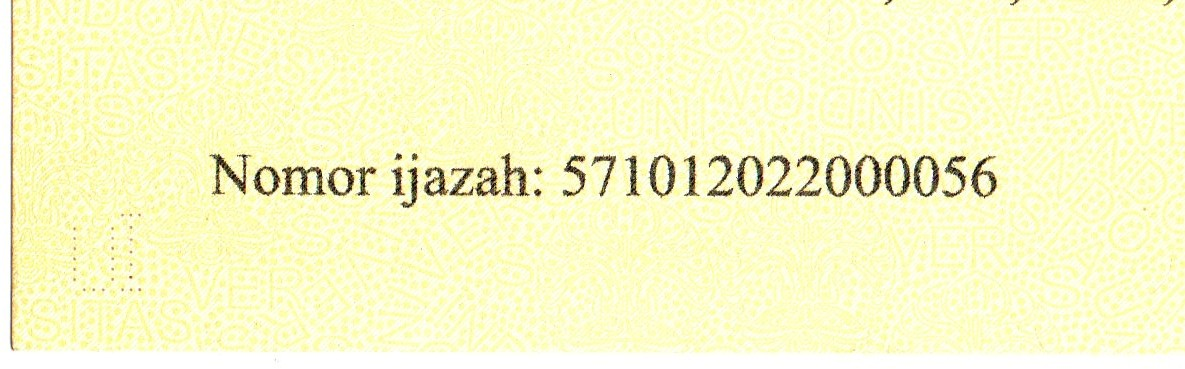
#> input picture tugas 5/gambarijazah/01_HighQuality_Enhanced (1).jpg, 1185 x 369 px
$ python filtering.py
#> lines starting #> are read from the running program, lines starting #| are printed output that depends on the picture
import cv2
import os
import numpy as np
import matplotlib.pyplot as plt

# ==========================================
# NAMA FILE GAMBAR
# ==========================================

daftar_gambar = [
    "01_HighQuality_Enhanced (1).jpg",
    "02_LowContrast (1).jpg",
    "03_Blurred (1).jpg",
    "04_HighNoise (1).jpg",
    "05_LowResolution_Upsampled (1).jpg",
    "06_Faded_Underexposed (1).jpg",
    "07_ColorShift_WarmTint (1).jpg",
    "08_JPEGCompression_Artifacts (1).jpg",
    "09_CombinedDegradation (1).jpg"
]

# ==========================================
# MEMBUAT FOLDER HASIL
# ==========================================

os.makedirs("hasil/grayscale", exist_ok=True)
os.makedirs("hasil/mean", exist_ok=True)
os.makedirs("hasil/median", exist_ok=True)
os.makedirs("hasil/gaussian", exist_ok=True)
os.makedirs("hasil/sharpening", exist_ok=True)
os.makedirs("hasil/perbandingan", exist_ok=True)


# ==========================================
# PROSES SEMUA GAMBAR
# ==========================================

for nama_file in daftar_gambar:

    # Lokasi gambar
    path = os.path.join("gambarijazah", nama_file)

    # Membaca gambar
    citra = cv2.imread(path)
#> citra is the input picture: shape (369, 1185, 3); mean B, G, R 200.2, 248.5, 248.7

    # Mengecek gambar
    if citra is None:
        print(f"Gambar tidak ditemukan: {nama_file}")
        continue

    # ==========================================
    # 1. GRAYSCALE
    # ==========================================

    grayscale = cv2.cvtColor(
        citra,
        cv2.COLOR_BGR2GRAY
    )
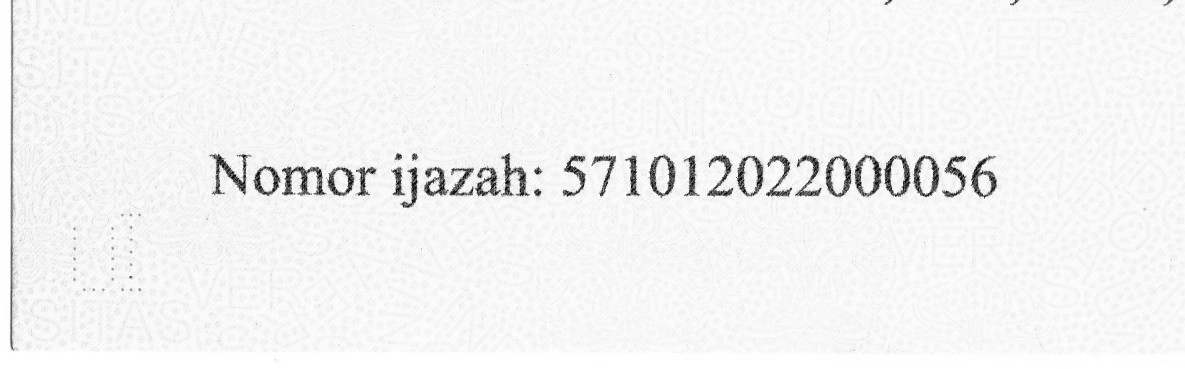
#> grayscale: shape (369, 1185); min 1, max 255, mean 243

    # ==========================================
    # 2. MEAN FILTER
    # ==========================================

    mean = cv2.blur(
        grayscale,
        (5, 5)
    )

    # ==========================================
    # 3. MEDIAN FILTER
    # ==========================================

    median = cv2.medianBlur(
        grayscale,
        5
    )

    # ==========================================
    # 4. GAUSSIAN FILTER
    # ==========================================

    gaussian = cv2.GaussianBlur(
        grayscale,
        (5, 5),
        0
    )

    # ==========================================
    # 5. SHARPENING
    # ==========================================

    kernel = np.array([
        [0, -1, 0],
        [-1, 5, -1],
        [0, -1, 0]
    ])

    sharpening = cv2.filter2D(
        grayscale,
        -1,
        kernel
    )

    # ==========================================
    # NAMA FILE
    # ==========================================

    nama = os.path.splitext(nama_file)[0]

    # ==========================================
    # MENYIMPAN HASIL
    # ==========================================

    cv2.imwrite(
        f"hasil/grayscale/grayscale_{nama}.jpg",
        grayscale
    )

    cv2.imwrite(
        f"hasil/mean/mean_{nama}.jpg",
        mean
    )

    cv2.imwrite(
        f"hasil/median/median_{nama}.jpg",
        median
    )

    cv2.imwrite(
        f"hasil/gaussian/gaussian_{nama}.jpg",
        gaussian
    )

    cv2.imwrite(
        f"hasil/sharpening/sharpening_{nama}.jpg",
        sharpening
    )

    # ==========================================
    # MENAMPILKAN PERBANDINGAN
    # ==========================================

    plt.figure(figsize=(12, 8))

    # Original
    plt.subplot(2, 3, 1)
    plt.imshow(
        cv2.cvtColor(citra, cv2.COLOR_BGR2RGB)
    )
    plt.title("Original")
    plt.axis("off")

    # Grayscale
    plt.subplot(2, 3, 2)
    plt.imshow(
        grayscale,
        cmap="gray"
    )
    plt.title("Grayscale")
    plt.axis("off")

    # Mean
    plt.subplot(2, 3, 3)
    plt.imshow(
        mean,
        cmap="gray"
    )
    plt.title("Mean Filter")
    plt.axis("off")

    # Median
    plt.subplot(2, 3, 4)
    plt.imshow(
        median,
        cmap="gray"
    )
    plt.title("Median Filter")
    plt.axis("off")

    # Gaussian
    plt.subplot(2, 3, 5)
    plt.imshow(
        gaussian,
        cmap="gray"
    )
    plt.title("Gaussian Filter")
    plt.axis("off")

    # Sharpening
    plt.subplot(2, 3, 6)
    plt.imshow(
        sharpening,
        cmap="gray"
    )
    plt.title("Sharpening")
    plt.axis("off")

    plt.suptitle(
        f"Perbandingan Filtering - {nama}"
    )

    plt.tight_layout()

    # Menyimpan perbandingan
    plt.savefig(
        f"hasil/perbandingan/perbandingan_{nama}.jpg"
    )
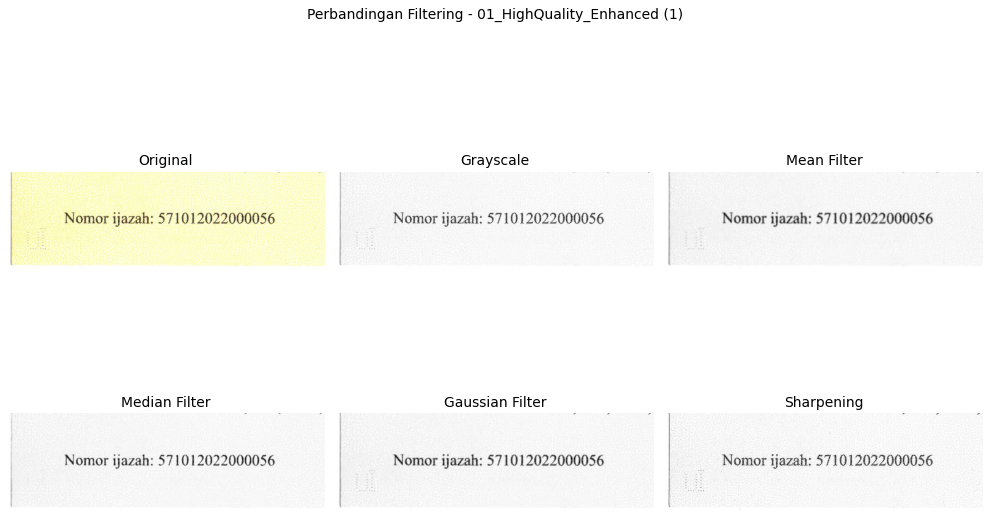
#> figure drawn by matplotlib, 6 panels

    # Menampilkan
    plt.show()

    plt.close()

    print(f"Berhasil: {nama_file}")
#> pass 2 of the loop `for nama_file in daftar_gambar:`:
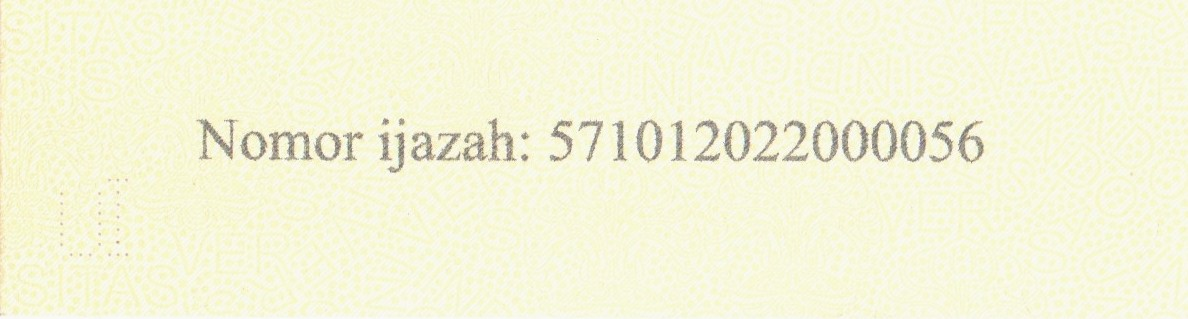
#> input picture tugas 5/gambarijazah/02_LowContrast (1).jpg, 1188 x 319 px
#> citra is the input picture: shape (319, 1188, 3); mean B, G, R 217.7, 245.1, 245.6
#> `grayscale = cv2.cvtColor( citra, cv2.COLOR_BGR2GRAY )`:
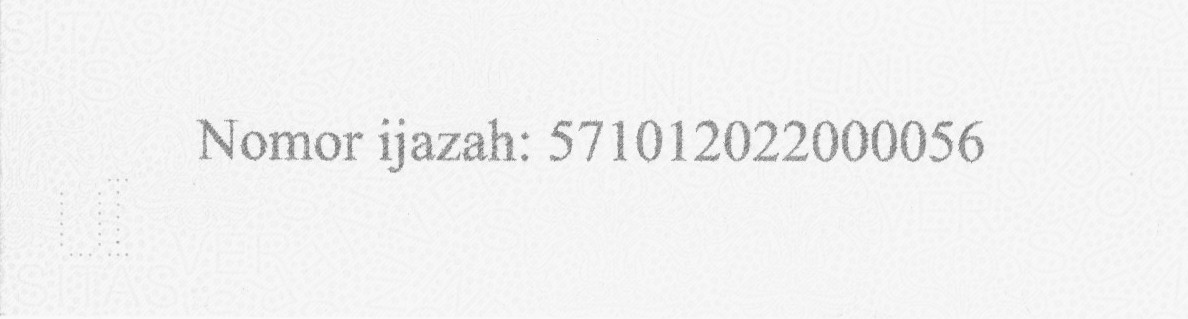
#> grayscale: shape (319, 1188); min 105, max 255, mean 242.1
#> mean: shape (319, 1188)
#> median: shape (319, 1188)
#> gaussian: shape (319, 1188)
#> sharpening: shape (319, 1188)
#> `plt.savefig( f"hasil/perbandingan/perbandingan_{nama}.jpg" )`:
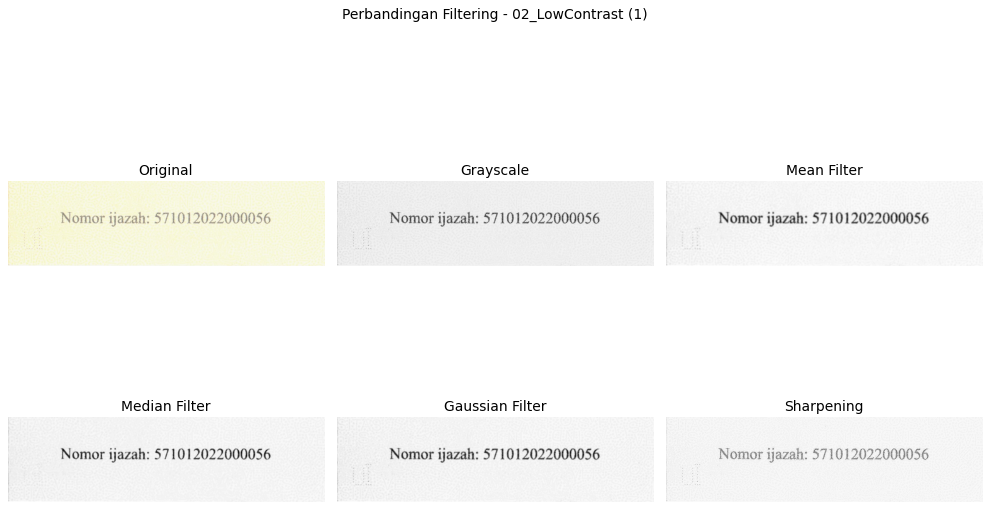
#> figure drawn by matplotlib, 6 panels
#> pass 3 of the loop `for nama_file in daftar_gambar:`:
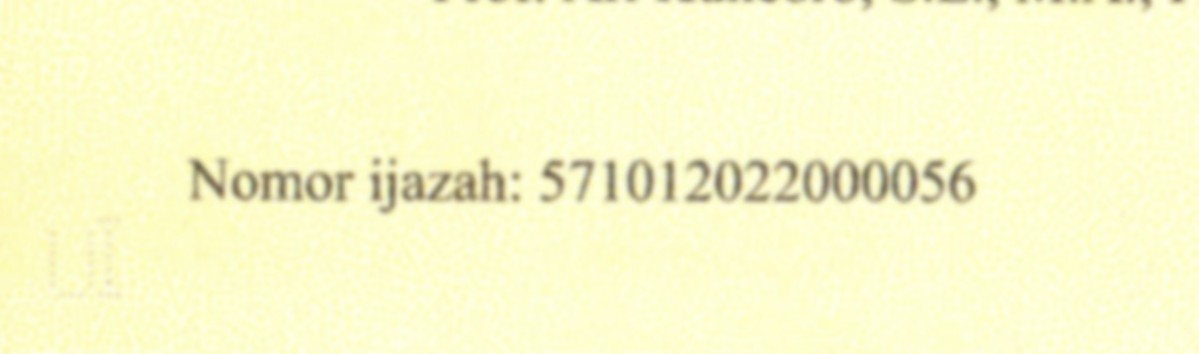
#> input picture tugas 5/gambarijazah/03_Blurred (1).jpg, 1199 x 354 px
#> citra is the input picture: shape (354, 1199, 3); mean B, G, R 203.9, 249.2, 249.8
#> `grayscale = cv2.cvtColor( citra, cv2.COLOR_BGR2GRAY )`:
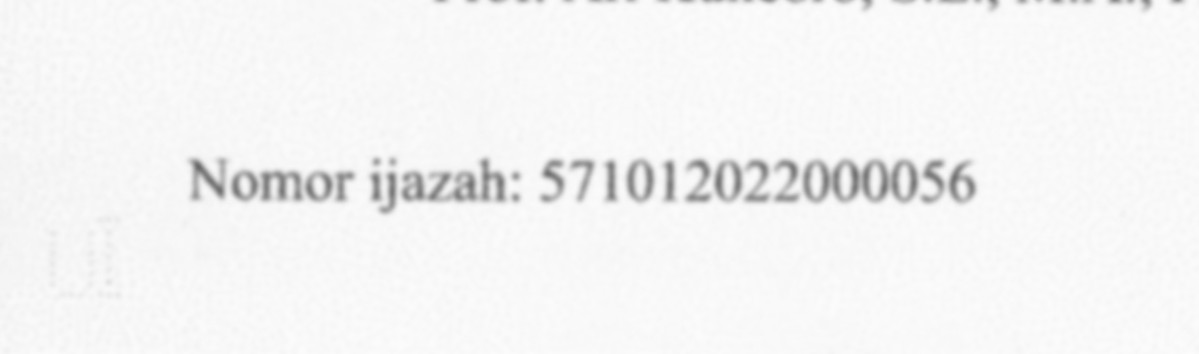
#> grayscale: shape (354, 1199); min 103, max 252, mean 244.2
#> mean: shape (354, 1199)
#> median: shape (354, 1199)
#> gaussian: shape (354, 1199)
#> sharpening: shape (354, 1199)
#> `plt.savefig( f"hasil/perbandingan/perbandingan_{nama}.jpg" )`:
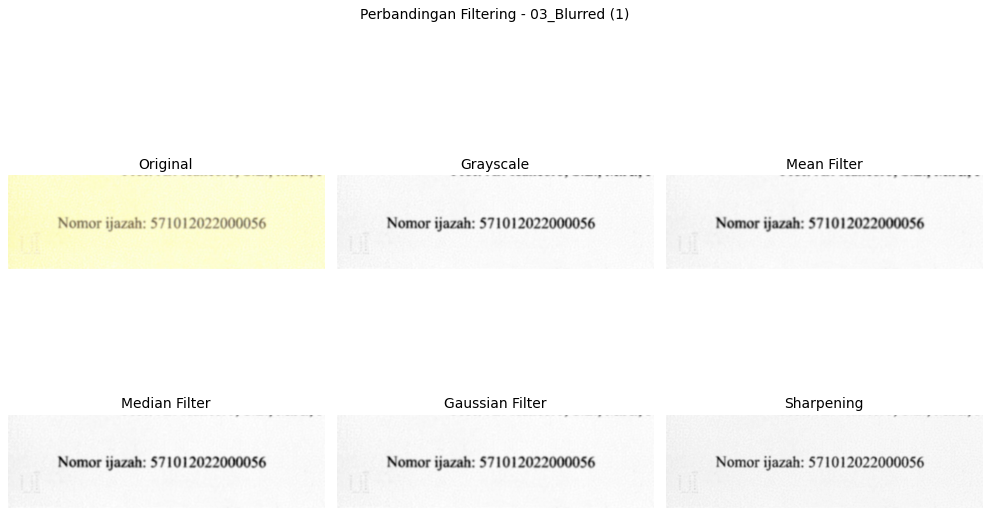
#> figure drawn by matplotlib, 6 panels
#> the loop made 9 passes; the first 3 are shown


print("\nSemua gambar selesai diproses!")
